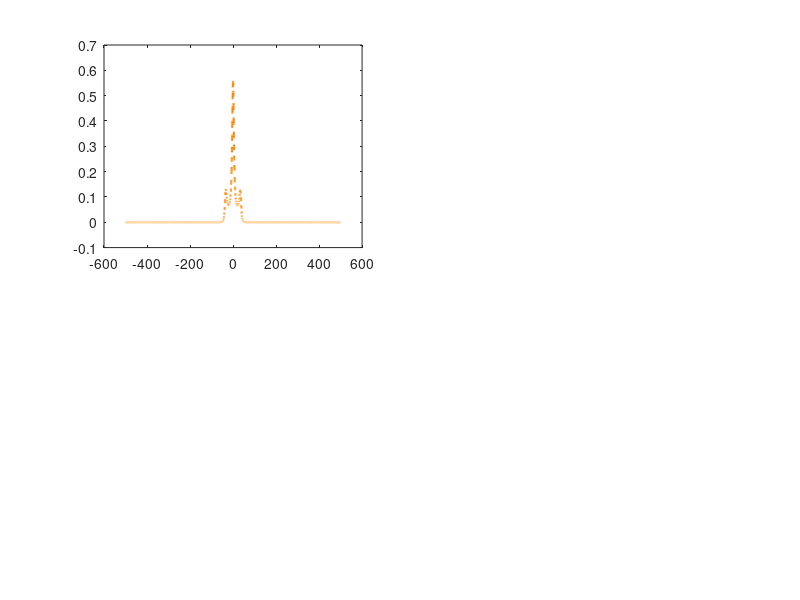

Write MATLAB code to recreate this figure. (Note: this script raises an error after producing the figure.)
clear;
close all;
ax = gca;

deltap=-5.0e13:0.001e13:5.0e13;
deltac=1;
deltad=0;
deltab=0;
phi=0;
omegac=3.0e12;
omegap=2.0e12;
omegad=0e12;
omegab=2.0e12;
g21=1.51e11;
g31=3.03e12;
g41=3.03e12;
K=1.24e15;
c=3e8;
l=6.49e12;
X=(deltap-deltab+1i*0.5.*g21);
Y=(deltap-deltad+1i*0.5.*g31);
Z=(deltap+1i*0.5.*g41);
Dp=(X.*Z-abs(omegac).^2);
D = (deltap).*(deltap+deltad).*(deltap+deltac+1i*g31/2)-abs(omegab)^2.*(deltap+deltac+1i*g31/2)-abs(omegac)^2.*(deltap+deltad);
A=((2.*c.*K)./(omegap));
chi1=((-A.*Dp)./D);

re = [0.98 0.52 0];
bl = [0.12 0.61 0.73];

subplot(2,2,1);
plot(deltap./10.^11,imag(chi1),'--', 'Color', [0.98 0.52 0],'LineWidth',1.5);
hold on;
plot(deltap./10.^11,real(chi1),  'bl', 'LineWidth',1.5);
legend({'Img \chi^{(1)}', 'Re \chi^{(1)}'});
xlabel('\Delta_p', 'Fontsize', 12, 'Fontweight', 'bold');
ylabel('\chi^{(1)}', 'Fontsize', 12, 'Fontweight', 'bold');
gtext('\Omega_b=2, \Omega_c=3, \Omega_d=0', 'Fontsize', 12, 'color', 'blue');
grid on;

omegac=4.0e12;
omegap=2.0e12;
omegad=0e12;
omegab=3.0e12;
Dp=(X.*Z-abs(omegac).^2);
D = (deltap).*(deltap+deltad).*(deltap+deltac+1i*g31/2)-abs(omegab)^2.*(deltap+deltac+1i*g31/2)-abs(omegac)^2.*(deltap+deltad);
A=((2.*c.*K)./(omegap));
chi1=((-A.*Dp)./D);
subplot(2,2,2);
plot(deltap./10.^11,imag(chi1),'--', 'Color', [0.98 0.52 0],'LineWidth',1.5);
hold on;
plot(deltap./10.^11,real(chi1), 'bl', 'LineWidth',1.5);
legend({'Img \chi^{(1)}', 'Re \chi^{(1)}'});
xlabel('\Delta_p', 'Fontsize', 12, 'Fontweight', 'bold');
ylabel('\chi^{(1)}', 'Fontsize', 12, 'Fontweight', 'bold');
gtext('\Omega_b=3, \Omega_c=4, \Omega_d=0', 'Fontsize', 12, 'color', 'blue');
grid on;

omegac=5.0e12;
omegap=2.0e12;
omegad=0e12;
omegab=4.0e12;
Dp=(X.*Z-abs(omegac).^2);
D = (deltap).*(deltap+deltad).*(deltap+deltac+1i*g31/2)-abs(omegab)^2.*(deltap+deltac+1i*g31/2)-abs(omegac)^2.*(deltap+deltad);
A=((2.*c.*K)./(omegap));
chi1=((-A.*Dp)./D);
subplot(2,2,3);
plot(deltap./10.^11,imag(chi1),'--', 'Color', [0.98 0.52 0],'LineWidth',1.5);
hold on;
plot(deltap./10.^11,real(chi1), 'bl', 'LineWidth',1.5);
legend({'Img \chi^{(1)}', 'Re \chi^{(1)}'});
xlabel('\Delta_p', 'Fontsize', 12, 'Fontweight', 'bold');
ylabel('\chi^{(1)}', 'Fontsize', 12, 'Fontweight', 'bold');
gtext('\Omega_b=4, \Omega_c=5, \Omega_d=0', 'Fontsize', 12, 'color', 'blue');
grid on;

omegac=6.0e12;
omegap=2.0e12;
omegad=0e12;
omegab=5.0e12;
Dp=(X.*Z-abs(omegac).^2);
D = (deltap).*(deltap+deltad).*(deltap+deltac+1i*g31/2)-abs(omegab)^2.*(deltap+deltac+1i*g31/2)-abs(omegac)^2.*(deltap+deltad);
A=((2.*c.*K)./(omegap));
chi1=((-A.*Dp)./D);
subplot(2,2,4);
plot(deltap./10.^11,imag(chi1),'--', 'Color', [0.98 0.52 0],'LineWidth',1.5);
hold on;
plot(deltap./10.^11,real(chi1), 'bl', 'LineWidth',1.5);
legend({'Img \chi^{(1)}', 'Re \chi^{(1)}'});
xlabel('\Delta_p', 'Fontsize', 12, 'Fontweight', 'bold');
ylabel('\chi^{(1)}', 'Fontsize', 12, 'Fontweight', 'bold');
gtext('\Omega_b=5, \Omega_c=6, \Omega_d=0', 'Fontsize', 12, 'color', 'blue');
grid on;